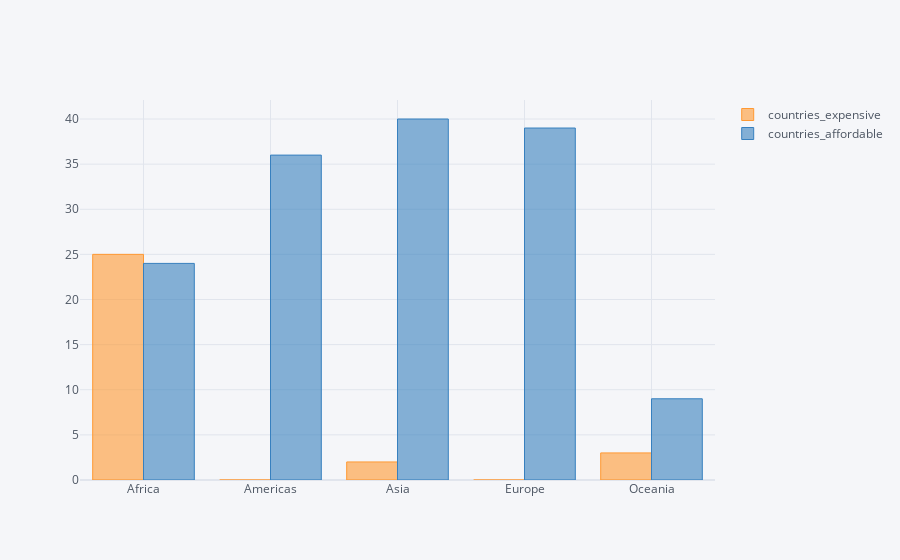

This figure's notebook cell:
### Code cell
affordability_overview.iplot(kind='bar',x='continent',y=['countries_expensive','countries_affordable'])

### Figure 1 — Plotly figure (JSON) as saved in the notebook; plotly's stock layout.template omitted (floating-point values rounded to 4 significant figures)
{"data": [{"marker": {"color": "rgba(255, 153, 51, 0.6)", "line": {"color": "rgba(255, 153, 51, 1.0)", "width": 1}}, "name": "countries_expensive", "orientation": "v", "text": "", "type": "bar", "x": ["Africa", "Americas", "Asia", "Europe", "Oceania"], "y": [25, 0, 2, 0, 3]}, {"marker": {"color": "rgba(55, 128, 191, 0.6)", "line": {"color": "rgba(55, 128, 191, 1.0)", "width": 1}}, "name": "countries_affordable", "orientation": "v", "text": "", "type": "bar", "x": ["Africa", "Americas", "Asia", "Europe", "Oceania"], "y": [24, 36, 40, 39, 9]}], "layout": {"legend": {"bgcolor": "#F5F6F9", "font": {"color": "#4D5663"}}, "paper_bgcolor": "#F5F6F9", "plot_bgcolor": "#F5F6F9", "title": {"font": {"color": "#4D5663"}}, "xaxis": {"gridcolor": "#E1E5ED", "showgrid": true, "tickfont": {"color": "#4D5663"}, "title": {"font": {"color": "#4D5663"}, "text": ""}, "zerolinecolor": "#E1E5ED"}, "yaxis": {"gridcolor": "#E1E5ED", "showgrid": true, "tickfont": {"color": "#4D5663"}, "title": {"font": {"color": "#4D5663"}, "text": ""}, "zerolinecolor": "#E1E5ED"}}}
